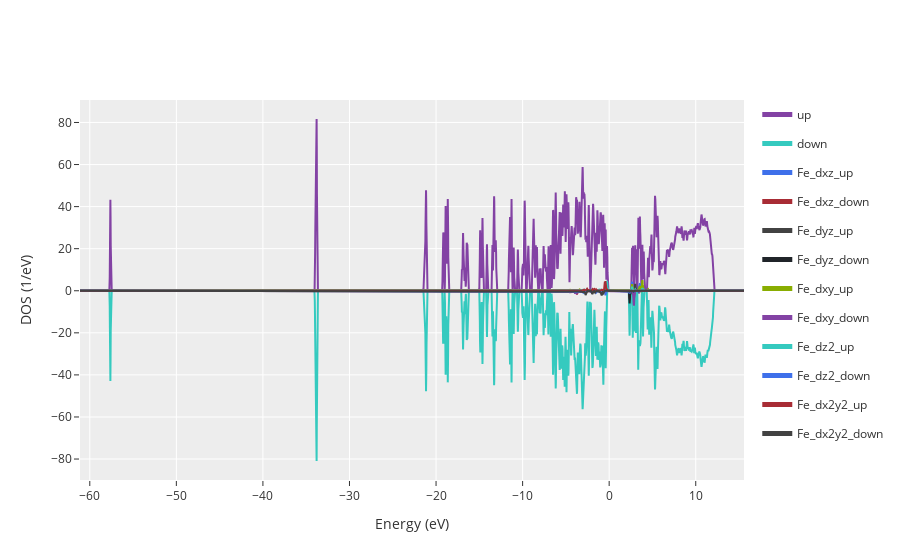

Write notebook code for a chart like this one.
### Code cell
calc.dos.plot(selection="dxz(Fe), dyz(Fe), dxy(Fe), dz2(Fe), dx2y2(Fe)")

### Figure 1 — Plotly figure (JSON) as saved in the notebook; plotly's stock layout.template omitted (floating-point values rounded to 4 significant figures; data arrays with more than 128 entries replaced by an {"elided": "..."} marker saying what was removed)
{"data": [{"legendgroup": "up", "line": {"color": "#8342A4"}, "name": "up", "showlegend": true, "type": "scatter", "x": {"elided": "4000 float values"}, "y": {"elided": "4000 float values"}, "yaxis": "y"}, {"legendgroup": "down", "line": {"color": "#35CABF"}, "name": "down", "showlegend": true, "type": "scatter", "x": {"elided": "4000 float values"}, "y": {"elided": "4000 float values"}, "yaxis": "y"}, {"legendgroup": "Fe_dxz_up", "line": {"color": "#3E70EA"}, "name": "Fe_dxz_up", "showlegend": true, "type": "scatter", "x": {"elided": "4000 float values"}, "y": {"elided": "4000 float values"}, "yaxis": "y"}, {"legendgroup": "Fe_dxz_down", "line": {"color": "#A82C35"}, "name": "Fe_dxz_down", "showlegend": true, "type": "scatter", "x": {"elided": "4000 float values"}, "y": {"elided": "4000 float values"}, "yaxis": "y"}, {"legendgroup": "Fe_dyz_up", "line": {"color": "#424242"}, "name": "Fe_dyz_up", "showlegend": true, "type": "scatter", "x": {"elided": "4000 float values"}, "y": {"elided": "4000 float values"}, "yaxis": "y"}, {"legendgroup": "Fe_dyz_down", "line": {"color": "#202429"}, "name": "Fe_dyz_down", "showlegend": true, "type": "scatter", "x": {"elided": "4000 float values"}, "y": {"elided": "4000 float values"}, "yaxis": "y"}, {"legendgroup": "Fe_dxy_up", "line": {"color": "#89AD01"}, "name": "Fe_dxy_up", "showlegend": true, "type": "scatter", "x": {"elided": "4000 float values"}, "y": {"elided": "4000 float values"}, "yaxis": "y"}, {"legendgroup": "Fe_dxy_down", "line": {"color": "#8342A4"}, "name": "Fe_dxy_down", "showlegend": true, "type": "scatter", "x": {"elided": "4000 float values"}, "y": {"elided": "4000 float values"}, "yaxis": "y"}, {"legendgroup": "Fe_dz2_up", "line": {"color": "#35CABF"}, "name": "Fe_dz2_up", "showlegend": true, "type": "scatter", "x": {"elided": "4000 float values"}, "y": {"elided": "4000 float values"}, "yaxis": "y"}, {"legendgroup": "Fe_dz2_down", "line": {"color": "#3E70EA"}, "name": "Fe_dz2_down", "showlegend": true, "type": "scatter", "x": {"elided": "4000 float values"}, "y": {"elided": "4000 float values"}, "yaxis": "y"}, {"legendgroup": "Fe_dx2y2_up", "line": {"color": "#A82C35"}, "name": "Fe_dx2y2_up", "showlegend": true, "type": "scatter", "x": {"elided": "4000 float values"}, "y": {"elided": "4000 float values"}, "yaxis": "y"}, {"legendgroup": "Fe_dx2y2_down", "line": {"color": "#424242"}, "name": "Fe_dx2y2_down", "showlegend": true, "type": "scatter", "x": {"elided": "4000 float values"}, "y": {"elided": "4000 float values"}, "yaxis": "y"}], "layout": {"legend": {"itemsizing": "constant"}, "xaxis": {"title": {"text": "Energy (eV)"}}, "yaxis": {"title": {"text": "DOS (1/eV)"}}}}
